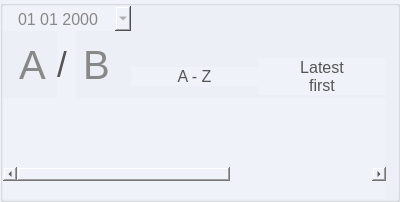
         <widget class="QGroupBox" name="groupBox_inbox">
          <property name="sizePolicy">
           <sizepolicy hsizetype="Expanding" vsizetype="Preferred">
            <horstretch>0</horstretch>
            <verstretch>0</verstretch>
           </sizepolicy>
          </property>
          <property name="minimumSize">
           <size>
            <width>400</width>
            <height>0</height>
           </size>
          </property>
          <property name="maximumSize">
           <size>
            <width>400</width>
            <height>16777215</height>
           </size>
          </property>
          <property name="font">
           <font>
            <family>Times New Roman</family>
            <pointsize>11</pointsize>
            <weight>75</weight>
            <bold>true</bold>
           </font>
          </property>
          <property name="styleSheet">
           <string notr="true">background-color: #eff2f8;
</string>
          </property>
          <property name="title">
           <string/>
          </property>
          <layout class="QVBoxLayout" name="verticalLayout_20">
           <property name="spacing">
            <number>0</number>
           </property>
           <property name="leftMargin">
            <number>0</number>
           </property>
           <property name="topMargin">
            <number>0</number>
           </property>
           <property name="bottomMargin">
            <number>0</number>
           </property>
           <item>
            <layout class="QHBoxLayout" name="horizontalLayout_22">
             <item>
              <layout class="QVBoxLayout" name="verticalLayout_17">
               <item>
                <widget class="QDateEdit" name="dateEdit_imap_since">
                 <property name="minimumSize">
                  <size>
                   <width>115</width>
                   <height>25</height>
                  </size>
                 </property>
                 <property name="font">
                  <font>
                   <pointsize>-1</pointsize>
                  </font>
                 </property>
                 <property name="styleSheet">
                  <string notr="true">
            /* Base styling for QDateEdit */
            QDateEdit {
                border: none;
                padding: 5px;
                background-color: #eff2f8;
                color: #888;
                font-size: 16px;
            }
            /* Calendar popup styling */
            QCalendarWidget QToolButton {
                color: #ffffff;
                background-color: #eff2f8;
                border: none;
                font-size: 14px;
            }
            QCalendarWidget QToolButton:hover {
                background-color: #eff2f8;
            }
            QCalendarWidget QSpinBox {
                width: 100px;
                color: #888;
                font-size: 14px;
            }
            QCalendarWidget QWidget {
                background-color: #ffffff;
            }
            QCalendarWidget QAbstractItemView {
                background-color: #ffffff;
                selection-background-color: #0078D4;
                selection-color: #ffffff;
            }</string>
                 </property>
                 <property name="wrapping">
                  <bool>true</bool>
                 </property>
                 <property name="frame">
                  <bool>true</bool>
                 </property>
                 <property name="alignment">
                  <set>Qt::AlignCenter</set>
                 </property>
                 <property name="readOnly">
                  <bool>false</bool>
                 </property>
                 <property name="buttonSymbols">
                  <enum>QAbstractSpinBox::UpDownArrows</enum>
                 </property>
                 <property name="showGroupSeparator" stdset="0">
                  <bool>false</bool>
                 </property>
                 <property name="displayFormat">
                  <string>dd MM yyyy</string>
                 </property>
                 <property name="calendarPopup">
                  <bool>true</bool>
                 </property>
                </widget>
               </item>
               <item>
                <layout class="QHBoxLayout" name="horizontalLayout_21">
                 <item>
                  <widget class="QRadioButton" name="radioButton_group_a">
                   <property name="styleSheet">
                    <string notr="true">QRadioButton::indicator {
                width: 0px; /* Hide the circle indicator */
                height: 0px;
            }
QRadioButton {
                font-size: 40px;
                color: #888;
                background-color: transparent;
                border: none;
                padding: 10px;
            }
            QRadioButton:checked {
                font-weight: bold;
                color: #000;
            }</string>
                   </property>
                   <property name="text">
                    <string>A</string>
                   </property>
                  </widget>
                 </item>
                 <item>
                  <widget class="QLabel" name="label">
                   <property name="minimumSize">
                    <size>
                     <width>20</width>
                     <height>0</height>
                    </size>
                   </property>
                   <property name="maximumSize">
                    <size>
                     <width>20</width>
                     <height>16777215</height>
                    </size>
                   </property>
                   <property name="styleSheet">
                    <string notr="true">color: #555;
font-size: 35px;</string>
                   </property>
                   <property name="text">
                    <string>/</string>
                   </property>
                  </widget>
                 </item>
                 <item>
                  <widget class="QRadioButton" name="radioButton_group_b">
                   <property name="sizePolicy">
                    <sizepolicy hsizetype="Preferred" vsizetype="Preferred">
                     <horstretch>0</horstretch>
                     <verstretch>0</verstretch>
                    </sizepolicy>
                   </property>
                   <property name="styleSheet">
                    <string notr="true">QRadioButton::indicator {
                width: 0px; /* Hide the circle indicator */
                height: 0px;
            }
QRadioButton {
                font-size: 40px;
                color: #888;
                background-color: transparent;
                border: none;
            }
            QRadioButton:checked {
                font-weight: bold;
                color: #000;
            }</string>
                   </property>
                   <property name="text">
                    <string>B</string>
                   </property>
                  </widget>
                 </item>
                </layout>
               </item>
              </layout>
             </item>
             <item>
              <layout class="QVBoxLayout" name="verticalLayout_18">
               <item>
                <spacer name="verticalSpacer_28">
                 <property name="orientation">
                  <enum>Qt::Vertical</enum>
                 </property>
                 <property name="sizeType">
                  <enum>QSizePolicy::Fixed</enum>
                 </property>
                 <property name="sizeHint" stdset="0">
                  <size>
                   <width>20</width>
                   <height>50</height>
                  </size>
                 </property>
                </spacer>
               </item>
               <item>
                <widget class="QPushButton" name="pushButton_sort_alpha">
                 <property name="font">
                  <font>
                   <family>Arial</family>
                   <pointsize>12</pointsize>
                  </font>
                 </property>
                 <property name="styleSheet">
                  <string notr="true">color: #555;
border: none;</string>
                 </property>
                 <property name="text">
                  <string>A - Z</string>
                 </property>
                 <property name="flat">
                  <bool>true</bool>
                 </property>
                </widget>
               </item>
              </layout>
             </item>
             <item>
              <layout class="QVBoxLayout" name="verticalLayout_19">
               <item>
                <spacer name="verticalSpacer_29">
                 <property name="orientation">
                  <enum>Qt::Vertical</enum>
                 </property>
                 <property name="sizeType">
                  <enum>QSizePolicy::Fixed</enum>
                 </property>
                 <property name="sizeHint" stdset="0">
                  <size>
                   <width>20</width>
                   <height>50</height>
                  </size>
                 </property>
                </spacer>
               </item>
               <item>
                <widget class="QPushButton" name="pushButton_sort_date">
                 <property name="font">
                  <font>
                   <family>Arial</family>
                   <pointsize>12</pointsize>
                  </font>
                 </property>
                 <property name="styleSheet">
                  <string notr="true">color: #555;
border: none;</string>
                 </property>
                 <property name="text">
                  <string>Latest
first</string>
                 </property>
                 <property name="flat">
                  <bool>true</bool>
                 </property>
                </widget>
               </item>
              </layout>
             </item>
            </layout>
           </item>
           <item>
            <widget class="QLabel" name="label_version">
             <property name="font">
              <font>
               <family>Calibri</family>
               <weight>75</weight>
               <italic>false</italic>
               <bold>true</bold>
               <underline>false</underline>
              </font>
             </property>
             <property name="text">
              <string/>
             </property>
             <property name="alignment">
              <set>Qt::AlignLeading|Qt::AlignLeft|Qt::AlignVCenter</set>
             </property>
            </widget>
           </item>
           <item>
            <widget class="QTableWidget" name="tableWidget_inbox">
             <property name="font">
              <font>
               <family>Arial</family>
               <pointsize>12</pointsize>
              </font>
             </property>
             <property name="styleSheet">
              <string notr="true">QTableWidget{
background-color: #eff2f8;
}

QTableWidget::item {
    border-right: 1px solid #d3d3d3; /* Add right border for rows */
                color: #555;
}

/* Change background color and text color for selected cells */
QTableWidget::item:selected {
    background-color: transparent; /* Light red background */
	outline: none;
 	border: none;
                font-weight: bold;
                color: #000;
}

/* Optionally, remove the dotted focus border */
QTableWidget::item:focus {
    outline: none;
	border: none;
                font-weight: bold;
                color: #000;
}


            QScrollBar:horizontal {
                border: none;
                background: #f5f5f5;
                height: 12px;
                margin: 0px 12px 0px 12px;  /* Adjust margins for corners */
            }
            QScrollBar::handle:horizontal {
                background: #888;
                min-width: 20px;
                border-radius: 6px;
            }
            QScrollBar::handle:horizontal:hover {
                background: #666;
            }
            QScrollBar::add-line:horizontal, QScrollBar::sub-line:horizontal {
                background: none;
                width: 0px;
            }
            QScrollBar::add-page:horizontal, QScrollBar::sub-page:horizontal {
                background: #f5f5f5;
            }


QScrollBar:vertical {
                border: none;
                background: #f5f5f5;
                width: 10px;
                margin: 0px 0px 0px 0px;
            }
            QScrollBar::handle:vertical {
                background: #888;
                min-height: 20px;
                border-radius: 5px;
            }
            QScrollBar::handle:vertical:hover {
                background: #666;
            }
            QScrollBar::sub-line:vertical, QScrollBar::add-line:vertical {
                background: none;
                height: 0px;
            }
            QScrollBar::add-page:vertical, QScrollBar::sub-page:vertical {
                background: #f5f5f5;
            }</string>
             </property>
             <property name="frameShape">
              <enum>QFrame::NoFrame</enum>
             </property>
             <property name="sizeAdjustPolicy">
              <enum>QAbstractScrollArea::AdjustToContents</enum>
             </property>
             <property name="editTriggers">
              <set>QAbstractItemView::NoEditTriggers</set>
             </property>
             <property name="alternatingRowColors">
              <bool>true</bool>
             </property>
             <property name="showGrid">
              <bool>false</bool>
             </property>
             <attribute name="horizontalHeaderVisible">
              <bool>false</bool>
             </attribute>
             <attribute name="horizontalHeaderCascadingSectionResizes">
              <bool>true</bool>
             </attribute>
             <attribute name="horizontalHeaderDefaultSectionSize">
              <number>100</number>
             </attribute>
             <attribute name="verticalHeaderVisible">
              <bool>false</bool>
             </attribute>
             <column>
              <property name="text">
               <string/>
              </property>
             </column>
             <column>
              <property name="text">
               <string>FROM</string>
              </property>
              <property name="font">
               <font>
                <family>Calibri</family>
                <pointsize>11</pointsize>
                <weight>75</weight>
                <bold>true</bold>
               </font>
              </property>
              <property name="textAlignment">
               <set>AlignCenter</set>
              </property>
             </column>
             <column>
              <property name="text">
               <string>SUBJECT</string>
              </property>
              <property name="font">
               <font>
                <family>Calibri</family>
                <pointsize>11</pointsize>
                <weight>75</weight>
                <bold>true</bold>
               </font>
              </property>
              <property name="textAlignment">
               <set>AlignCenter</set>
              </property>
             </column>
             <column>
              <property name="text">
               <string>DATE</string>
              </property>
              <property name="font">
               <font>
                <family>Calibri</family>
                <pointsize>11</pointsize>
                <weight>75</weight>
                <bold>true</bold>
               </font>
              </property>
              <property name="textAlignment">
               <set>AlignCenter</set>
              </property>
             </column>
             <column>
              <property name="text">
               <string/>
              </property>
             </column>
            </widget>
           </item>
           <item>
            <widget class="QLabel" name="label_email_status">
             <property name="font">
              <font>
               <family>Calibri</family>
               <pointsize>11</pointsize>
              </font>
             </property>
             <property name="text">
              <string/>
             </property>
             <property name="alignment">
              <set>Qt::AlignCenter</set>
             </property>
            </widget>
           </item>
          </layout>
         </widget>
